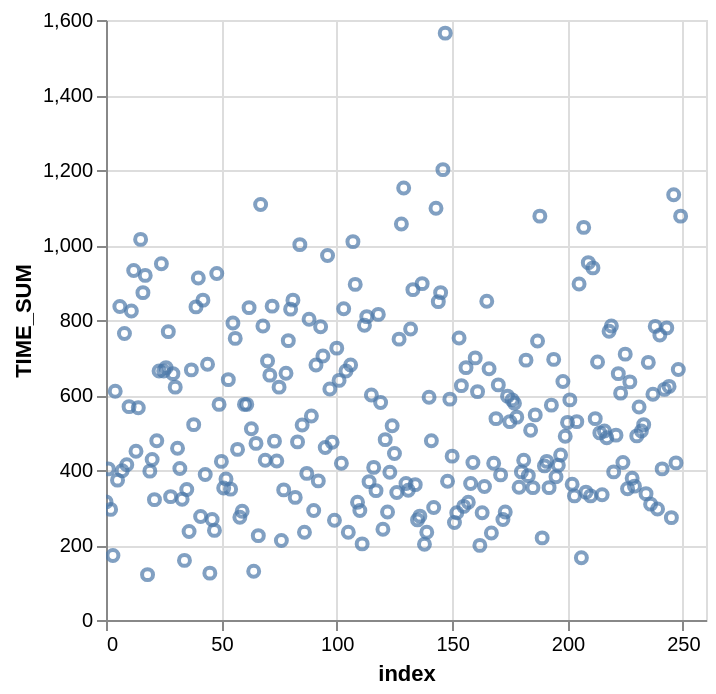

This figure's notebook cell:
### Code cell
df.select(["TIME_SUM"]).with_row_index().plot.scatter(x="index", y="TIME_SUM")

### Figure 1 — Vega-Lite specification as saved in the notebook (floating-point values rounded to 4 significant figures; data arrays with more than 128 entries replaced by an {"elided": "..."} marker saying what was removed)
{"config": {"view": {"continuousWidth": 300, "continuousHeight": 300}}, "data": {"name": "data-ccd657bf0f2945e9181882ce8fa9b041"}, "mark": {"type": "point", "tooltip": true}, "encoding": {"x": {"field": "index", "type": "quantitative"}, "y": {"field": "TIME_SUM", "type": "quantitative"}}, "params": [{"name": "param_1e9efca18e7a2868", "select": {"type": "interval", "encodings": ["x", "y"]}, "bind": "scales"}], "$schema": "https://vega.github.io/schema/vega-lite/v6.4.1.json", "datasets": {"data-ccd657bf0f2945e9181882ce8fa9b041": {"elided": "250 records"}}}
